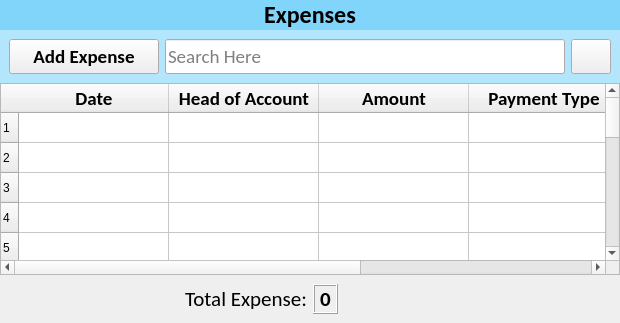
      <widget class="QWidget" name="expense_page">
       <property name="styleSheet">
        <string notr="true">
#lbl_expenses {
	background-color: #81d4fa;
}

#exp_upper_widget {
	background-color: #b3e5fc;
}</string>
       </property>
       <layout class="QVBoxLayout" name="verticalLayout_6">
        <property name="spacing">
         <number>0</number>
        </property>
        <property name="leftMargin">
         <number>0</number>
        </property>
        <property name="topMargin">
         <number>0</number>
        </property>
        <property name="rightMargin">
         <number>0</number>
        </property>
        <property name="bottomMargin">
         <number>0</number>
        </property>
        <item>
         <widget class="QLabel" name="lbl_expenses">
          <property name="font">
           <font>
            <family>Calibri</family>
            <pointsize>18</pointsize>
            <weight>75</weight>
            <bold>true</bold>
           </font>
          </property>
          <property name="text">
           <string>Expenses</string>
          </property>
          <property name="alignment">
           <set>Qt::AlignCenter</set>
          </property>
          <property name="margin">
           <number>10</number>
          </property>
         </widget>
        </item>
        <item>
         <widget class="QWidget" name="exp_upper_widget" native="true">
          <layout class="QHBoxLayout" name="horizontalLayout_7">
           <item alignment="Qt::AlignLeft">
            <widget class="QPushButton" name="btn_add_expense">
             <property name="minimumSize">
              <size>
               <width>150</width>
               <height>35</height>
              </size>
             </property>
             <property name="font">
              <font>
               <family>Calibri</family>
               <pointsize>14</pointsize>
               <weight>75</weight>
               <bold>true</bold>
              </font>
             </property>
             <property name="text">
              <string>Add Expense</string>
             </property>
             <property name="icon">
              <iconset resource="../resources.qrc">
               <normaloff>:/icons/assets/icons/plus.png</normaloff>:/icons/assets/icons/plus.png</iconset>
             </property>
             <property name="iconSize">
              <size>
               <width>32</width>
               <height>32</height>
              </size>
             </property>
            </widget>
           </item>
           <item alignment="Qt::AlignLeft">
            <widget class="QLineEdit" name="txt_expense_search">
             <property name="minimumSize">
              <size>
               <width>400</width>
               <height>35</height>
              </size>
             </property>
             <property name="font">
              <font>
               <family>Calibri</family>
               <pointsize>14</pointsize>
              </font>
             </property>
             <property name="placeholderText">
              <string>Search Here</string>
             </property>
            </widget>
           </item>
           <item alignment="Qt::AlignRight">
            <widget class="QPushButton" name="btn_expense_refresh">
             <property name="minimumSize">
              <size>
               <width>35</width>
               <height>35</height>
              </size>
             </property>
             <property name="text">
              <string/>
             </property>
             <property name="icon">
              <iconset resource="../resources.qrc">
               <normaloff>:/icons/assets/icons/refresh.png</normaloff>:/icons/assets/icons/refresh.png</iconset>
             </property>
             <property name="iconSize">
              <size>
               <width>32</width>
               <height>32</height>
              </size>
             </property>
            </widget>
           </item>
          </layout>
         </widget>
        </item>
        <item>
         <widget class="QTableWidget" name="expense_table">
          <property name="font">
           <font>
            <family>Calibri</family>
            <pointsize>14</pointsize>
           </font>
          </property>
          <property name="editTriggers">
           <set>QAbstractItemView::NoEditTriggers</set>
          </property>
          <property name="selectionMode">
           <enum>QAbstractItemView::SingleSelection</enum>
          </property>
          <property name="selectionBehavior">
           <enum>QAbstractItemView::SelectRows</enum>
          </property>
          <property name="rowCount">
           <number>15</number>
          </property>
          <attribute name="horizontalHeaderDefaultSectionSize">
           <number>150</number>
          </attribute>
          <row/>
          <row/>
          <row/>
          <row/>
          <row/>
          <row/>
          <row/>
          <row/>
          <row/>
          <row/>
          <row/>
          <row/>
          <row/>
          <row/>
          <row/>
          <column>
           <property name="text">
            <string>Date</string>
           </property>
           <property name="font">
            <font>
             <family>Calibri</family>
             <pointsize>14</pointsize>
             <weight>75</weight>
             <bold>true</bold>
            </font>
           </property>
          </column>
          <column>
           <property name="text">
            <string>Head of Account</string>
           </property>
           <property name="font">
            <font>
             <family>Calibri</family>
             <pointsize>14</pointsize>
             <weight>75</weight>
             <bold>true</bold>
            </font>
           </property>
          </column>
          <column>
           <property name="text">
            <string>Amount</string>
           </property>
           <property name="font">
            <font>
             <family>Calibri</family>
             <pointsize>14</pointsize>
             <weight>75</weight>
             <bold>true</bold>
            </font>
           </property>
          </column>
          <column>
           <property name="text">
            <string>Payment Type</string>
           </property>
           <property name="font">
            <font>
             <family>Calibri</family>
             <pointsize>14</pointsize>
             <weight>75</weight>
             <bold>true</bold>
            </font>
           </property>
          </column>
          <column>
           <property name="text">
            <string>Recipient name</string>
           </property>
           <property name="font">
            <font>
             <family>Calibri</family>
             <pointsize>14</pointsize>
             <weight>75</weight>
             <bold>true</bold>
            </font>
           </property>
          </column>
         </widget>
        </item>
        <item>
         <widget class="QWidget" name="exp_bottom_widget" native="true">
          <layout class="QHBoxLayout" name="horizontalLayout_8">
           <item alignment="Qt::AlignRight">
            <widget class="QLabel" name="label_6">
             <property name="font">
              <font>
               <family>Calibri</family>
               <pointsize>16</pointsize>
              </font>
             </property>
             <property name="text">
              <string>Total Expense:</string>
             </property>
            </widget>
           </item>
           <item alignment="Qt::AlignLeft">
            <widget class="QLabel" name="total_expense">
             <property name="font">
              <font>
               <family>Calibri</family>
               <pointsize>16</pointsize>
               <weight>75</weight>
               <bold>true</bold>
              </font>
             </property>
             <property name="frameShape">
              <enum>QFrame::Box</enum>
             </property>
             <property name="frameShadow">
              <enum>QFrame::Raised</enum>
             </property>
             <property name="text">
              <string>0</string>
             </property>
            </widget>
           </item>
          </layout>
         </widget>
        </item>
       </layout>
      </widget>
